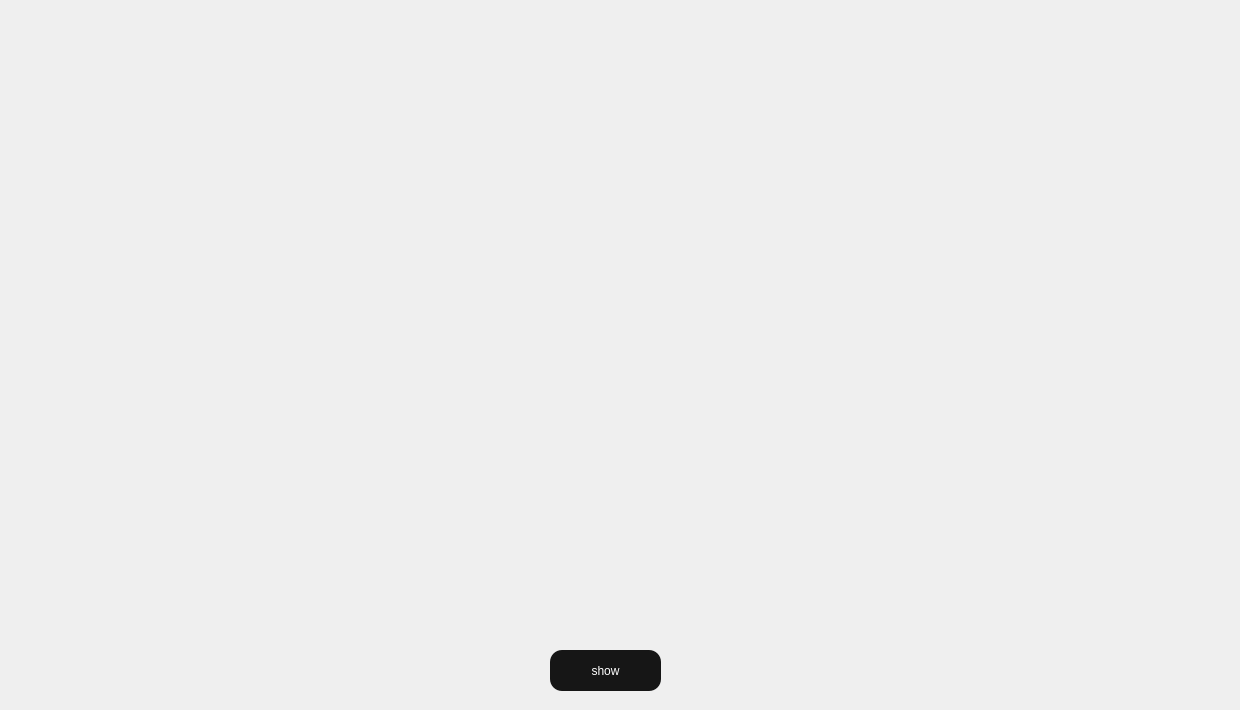
        <widget class="QWidget" name="statistique">
         <widget class="QPushButton" name="pushButton_stat">
          <property name="geometry">
           <rect>
            <x>550</x>
            <y>650</y>
            <width>111</width>
            <height>41</height>
           </rect>
          </property>
          <property name="styleSheet">
           <string notr="true">background-color: rgb(22, 22, 22);
color:white;

border-radius:12px;
font: 900 9pt &quot;Segoe UI Black&quot;;</string>
          </property>
          <property name="text">
           <string>show</string>
          </property>
         </widget>
         <widget class="QWidget" name="stat" native="true">
          <property name="geometry">
           <rect>
            <x>20</x>
            <y>30</y>
            <width>401</width>
            <height>411</height>
           </rect>
          </property>
         </widget>
         <widget class="QWidget" name="stat_3" native="true">
          <property name="geometry">
           <rect>
            <x>760</x>
            <y>310</y>
            <width>471</width>
            <height>391</height>
           </rect>
          </property>
         </widget>
         <widget class="QWidget" name="stat_4" native="true">
          <property name="geometry">
           <rect>
            <x>440</x>
            <y>20</y>
            <width>791</width>
            <height>281</height>
           </rect>
          </property>
         </widget>
         <widget class="QWidget" name="stat_2" native="true">
          <property name="geometry">
           <rect>
            <x>20</x>
            <y>450</y>
            <width>471</width>
            <height>251</height>
           </rect>
          </property>
         </widget>
        </widget>
